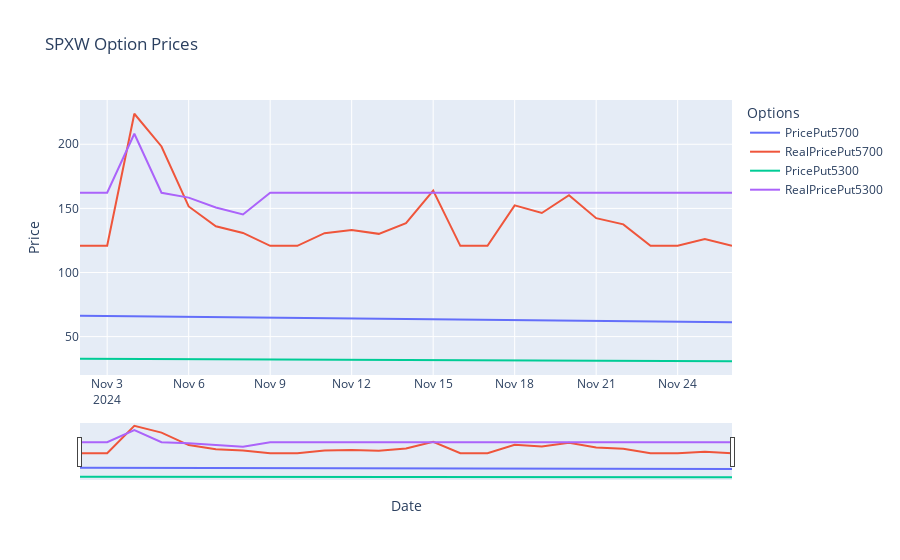

Here is the notebook cell this chart was saved with:
### Code cell
import plotly.express as px
import pandas as pd

# Assuming 'results' is your DataFrame containing the data
# Make sure the index is set as 'Date' and it is in datetime format
results.index = pd.to_datetime(results.index)

# Create a Plotly figure excluding the Delta columns
fig = px.line(results, 
              x=results.index,  # Use the DataFrame index as the x-axis
              y=['PricePut5700', 'RealPricePut5700', 
                 'PricePut5300', 'RealPricePut5300'],
              labels={'value': 'Option Price', 'index': 'Date'},
              title="Option Prices Over Time")

# Add a date range slider
fig.update_layout(
    xaxis=dict(
        rangeslider=dict(visible=True),  # Enable range slider
        type='date'  # Make sure the x-axis is a date type
    ),
    xaxis_rangeslider_visible=True,  # Make the range slider visible
    title="SPXW Option Prices",
    xaxis_title="Date",
    yaxis_title="Price",
    legend_title="Options"
)

# Show the figure
fig.show()

### Figure 1 — Plotly figure (JSON) as saved in the notebook; plotly's stock layout.template omitted (floating-point values rounded to 4 significant figures)
{"data": [{"hovertemplate": "variable=PricePut5700<br>Date=%{x}<br>Option Price=%{y}<extra></extra>", "legendgroup": "PricePut5700", "line": {"color": "#636efa", "dash": "solid"}, "marker": {"symbol": "circle"}, "mode": "lines", "name": "PricePut5700", "orientation": "v", "showlegend": true, "type": "scatter", "x": ["2024-11-02T00:00:00", "2024-11-03T00:00:00", "2024-11-04T00:00:00", "2024-11-05T00:00:00", "2024-11-06T00:00:00", "2024-11-07T00:00:00", "2024-11-08T00:00:00", "2024-11-09T00:00:00", "2024-11-10T00:00:00", "2024-11-11T00:00:00", "2024-11-12T00:00:00", "2024-11-13T00:00:00", "2024-11-14T00:00:00", "2024-11-15T00:00:00", "2024-11-16T00:00:00", "2024-11-17T00:00:00", "2024-11-18T00:00:00", "2024-11-19T00:00:00", "2024-11-20T00:00:00", "2024-11-21T00:00:00", "2024-11-22T00:00:00", "2024-11-23T00:00:00", "2024-11-24T00:00:00", "2024-11-25T00:00:00", "2024-11-26T00:00:00"], "xaxis": "x", "y": [66.33, 66.13, 65.92, 65.72, 65.52, 65.31, 65.1, 64.9, 64.69, 64.48, 64.27, 64.06, 63.85, 63.64, 63.43, 63.22, 63, 62.79, 62.57, 62.36, 62.14, 61.92, 61.7, 61.48, 61.26], "yaxis": "y"}, {"hovertemplate": "variable=RealPricePut5700<br>Date=%{x}<br>Option Price=%{y}<extra></extra>", "legendgroup": "RealPricePut5700", "line": {"color": "#EF553B", "dash": "solid"}, "marker": {"symbol": "circle"}, "mode": "lines", "name": "RealPricePut5700", "orientation": "v", "showlegend": true, "type": "scatter", "x": ["2024-11-02T00:00:00", "2024-11-03T00:00:00", "2024-11-04T00:00:00", "2024-11-05T00:00:00", "2024-11-06T00:00:00", "2024-11-07T00:00:00", "2024-11-08T00:00:00", "2024-11-09T00:00:00", "2024-11-10T00:00:00", "2024-11-11T00:00:00", "2024-11-12T00:00:00", "2024-11-13T00:00:00", "2024-11-14T00:00:00", "2024-11-15T00:00:00", "2024-11-16T00:00:00", "2024-11-17T00:00:00", "2024-11-18T00:00:00", "2024-11-19T00:00:00", "2024-11-20T00:00:00", "2024-11-21T00:00:00", "2024-11-22T00:00:00", "2024-11-23T00:00:00", "2024-11-24T00:00:00", "2024-11-25T00:00:00", "2024-11-26T00:00:00"], "xaxis": "x", "y": [120.8, 120.8, 223.8, 198.3, 151.5, 136.0, 130.9, 120.8, 120.8, 130.7, 133.1, 130.1, 138.4, 163.8, 120.8, 120.8, 152.4, 146.4, 160.3, 142.4, 137.5, 120.8, 120.8, 126.1, 120.8], "yaxis": "y"}, {"hovertemplate": "variable=PricePut5300<br>Date=%{x}<br>Option Price=%{y}<extra></extra>", "legendgroup": "PricePut5300", "line": {"color": "#00cc96", "dash": "solid"}, "marker": {"symbol": "circle"}, "mode": "lines", "name": "PricePut5300", "orientation": "v", "showlegend": true, "type": "scatter", "x": ["2024-11-02T00:00:00", "2024-11-03T00:00:00", "2024-11-04T00:00:00", "2024-11-05T00:00:00", "2024-11-06T00:00:00", "2024-11-07T00:00:00", "2024-11-08T00:00:00", "2024-11-09T00:00:00", "2024-11-10T00:00:00", "2024-11-11T00:00:00", "2024-11-12T00:00:00", "2024-11-13T00:00:00", "2024-11-14T00:00:00", "2024-11-15T00:00:00", "2024-11-16T00:00:00", "2024-11-17T00:00:00", "2024-11-18T00:00:00", "2024-11-19T00:00:00", "2024-11-20T00:00:00", "2024-11-21T00:00:00", "2024-11-22T00:00:00", "2024-11-23T00:00:00", "2024-11-24T00:00:00", "2024-11-25T00:00:00", "2024-11-26T00:00:00"], "xaxis": "x", "y": [32.67, 32.59, 32.52, 32.44, 32.36, 32.28, 32.21, 32.13, 32.05, 31.97, 31.89, 31.82, 31.74, 31.66, 31.58, 31.5, 31.42, 31.34, 31.26, 31.18, 31.1, 31.02, 30.94, 30.86, 30.78], "yaxis": "y"}, {"hovertemplate": "variable=RealPricePut5300<br>Date=%{x}<br>Option Price=%{y}<extra></extra>", "legendgroup": "RealPricePut5300", "line": {"color": "#ab63fa", "dash": "solid"}, "marker": {"symbol": "circle"}, "mode": "lines", "name": "RealPricePut5300", "orientation": "v", "showlegend": true, "type": "scatter", "x": ["2024-11-02T00:00:00", "2024-11-03T00:00:00", "2024-11-04T00:00:00", "2024-11-05T00:00:00", "2024-11-06T00:00:00", "2024-11-07T00:00:00", "2024-11-08T00:00:00", "2024-11-09T00:00:00", "2024-11-10T00:00:00", "2024-11-11T00:00:00", "2024-11-12T00:00:00", "2024-11-13T00:00:00", "2024-11-14T00:00:00", "2024-11-15T00:00:00", "2024-11-16T00:00:00", "2024-11-17T00:00:00", "2024-11-18T00:00:00", "2024-11-19T00:00:00", "2024-11-20T00:00:00", "2024-11-21T00:00:00", "2024-11-22T00:00:00", "2024-11-23T00:00:00", "2024-11-24T00:00:00", "2024-11-25T00:00:00", "2024-11-26T00:00:00"], "xaxis": "x", "y": [162.2, 162.2, 208.2, 162.2, 158.4, 150.8, 145.2, 162.2, 162.2, 162.2, 162.2, 162.2, 162.2, 162.2, 162.2, 162.2, 162.2, 162.2, 162.2, 162.2, 162.2, 162.2, 162.2, 162.2, 162.2], "yaxis": "y"}], "layout": {"legend": {"title": {"text": "Options"}, "tracegroupgap": 0}, "title": {"text": "SPXW Option Prices"}, "xaxis": {"anchor": "y", "domain": [0, 1], "rangeslider": {"visible": true}, "title": {"text": "Date"}, "type": "date"}, "yaxis": {"anchor": "x", "domain": [0, 1], "title": {"text": "Price"}}}}
